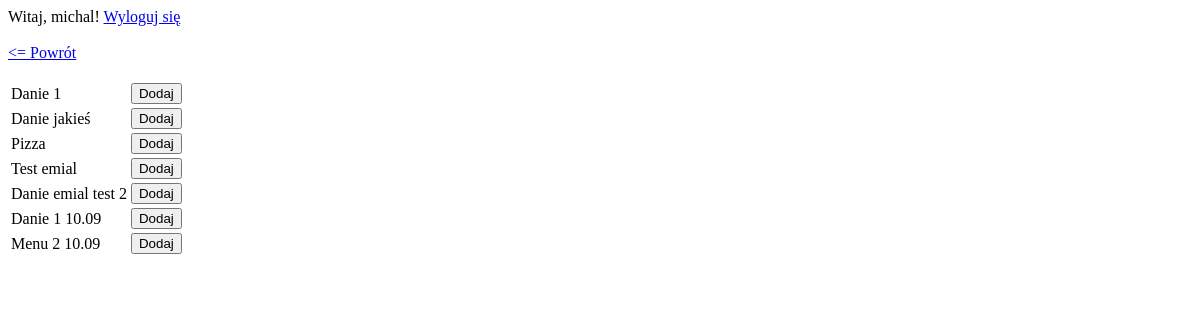
The app's page /add_dish_to_menu/13 (signed in), older data.
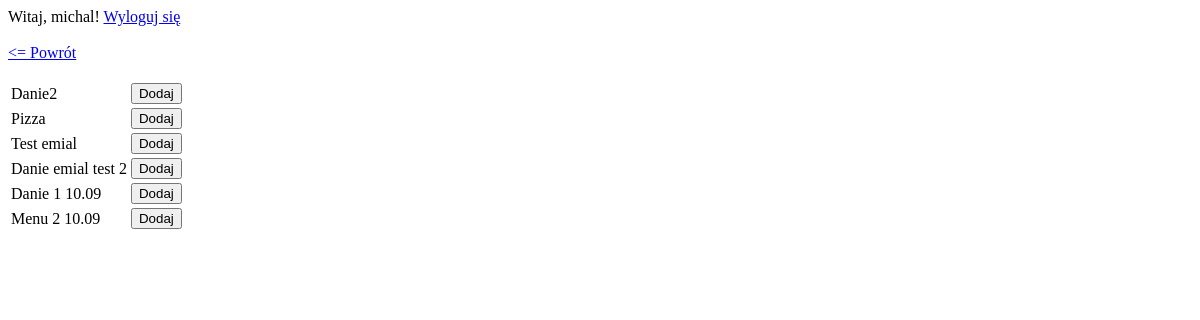
The same page, newer data.
### menu/models.py (models this page shows, shortened)
class Dish(models.Model):
    name = models.CharField(max_length=50, unique=True, verbose_name='Nazwa')
    description = models.TextField(max_length=1000, verbose_name='Opis')
    price = models.FloatField(verbose_name='Cena')
    preparation_time = models.IntegerField(verbose_name='Czas przygotowania')
    is_vege = models.BooleanField(verbose_name='Danie wegetariańskie')
    picture = models.ImageField(default = 'default.jpg',verbose_name='Zdjęcie dania')
    created = models.DateTimeField(editable=False)
    modified = models.DateTimeField(auto_now=True)

### menu/views.py (the view, shortened to what this page needs)
# urls.py: path(r'add_dish_to_menu/<int:pk>', views.AddDishToMenu.as_view(), name='add_dish_to_menu'),
class AddDishToMenu(LoginRequiredMixin, ListView):
    model = Dish
    template_name = 'add_dish_to_menu.html'
    def get_context_data(self, *, object_list=None, **kwargs):
        menu_queryset = Menu.objects.get(pk=self.kwargs['pk'])
        dishes_pk = [mpk.pk for mpk in menu_queryset.dishes.all()]
        objects = Dish.objects.all().exclude(pk__in=dishes_pk)
        return_url = reverse('menu_detail', args=[self.kwargs['pk']])
        return super().get_context_data(
            object_list=objects,
            return_url=return_url,
        )

### templates/add_dish_to_menu.html (shortened to what this page needs)
{% extends 'base.html' %}
{% block body %}
    <a href="/"><= Powrót</a>
    <br/><br/>
    {% if object_list.count is 0 %}
        <p>Wszystkie dostępne dania zostały już dodane do tego menu.</p>
    {% else %}
    <table>
    {% for object in object_list %}
        <tr>
            <td>
                {{ object.name }}
            </td>
                <td>
                    <form method="POST">{% csrf_token %}
                        <input type="submit" class="btn" value="Dodaj">
                    </form>
                </td>
            </tr>
    {%  endfor %}
    </table>
    {% endif %}
{% endblock %}

Row changes from the older to the newer data that the page shows:
removed Dish: name "Danie 1"
no longer on this page (row unchanged): Dish: name "Danie jakieś"
now on this page (row edited): Dish: name "Danie2"
